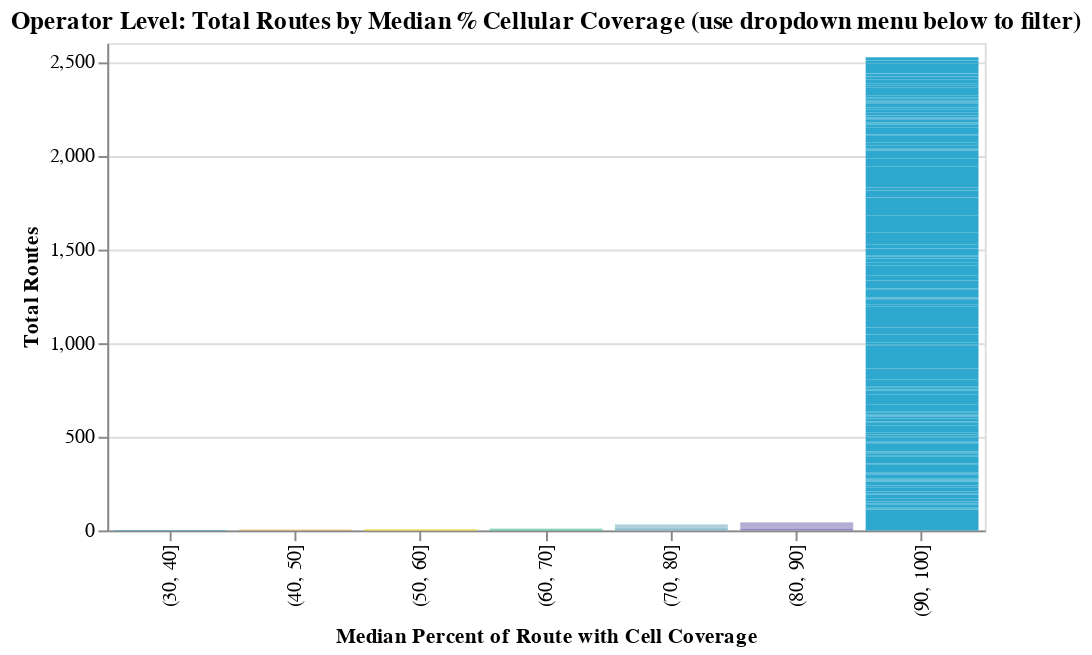

Notebook code for this chart:
### Code cell
A3_analysis.chart_with_dropdown(
    operator_summary,
    operator_summary["Agency"].sort_values().unique().tolist(),
    "Agency",
    "Median Percent of Route with Cell Coverage",
    "Total Routes",
    "Median Percent of Route with Cell Coverage",
    ["Agency", "Median Percent of Route with Cell Coverage", "Total Routes"],
    "Operator Level: Total Routes by Median % Cellular Coverage (use dropdown menu below to filter)",
)

### Figure 1 — Vega-Lite specification as saved in the notebook (floating-point values rounded to 4 significant figures; data arrays with more than 128 entries replaced by an {"elided": "..."} marker saying what was removed)
{"config": {"view": {"continuousWidth": 400, "continuousHeight": 300}}, "data": {"name": "data-d7638326e165ba36b2fbcc38dc271a54"}, "mark": "bar", "encoding": {"color": {"field": "Median Percent of Route with Cell Coverage", "legend": null, "scale": {"range": ["#2EA8CE", "#EB9F3C", "#F4D837", "#51BF9D", "#8CBCCB", "#9487C0"]}, "type": "nominal"}, "tooltip": [{"field": "Agency", "type": "nominal"}, {"field": "Median Percent of Route with Cell Coverage", "type": "nominal"}, {"field": "Total Routes", "type": "quantitative"}], "x": {"field": "Median Percent of Route with Cell Coverage", "type": "nominal"}, "y": {"field": "Total Routes", "type": "quantitative"}}, "height": 250, "selection": {"selector002": {"type": "single", "fields": ["Agency"], "bind": {"input": "select", "options": {"elided": "166 str values"}, "name": "Select "}}}, "title": "Operator Level: Total Routes by Median % Cellular Coverage (use dropdown menu below to filter)", "transform": [{"filter": {"selection": "selector002"}}], "width": 450, "$schema": "https://vega.github.io/schema/vega-lite/v4.17.0.json", "datasets": {"data-d7638326e165ba36b2fbcc38dc271a54": {"elided": "226 records"}}}
